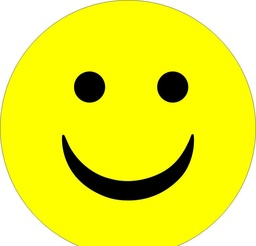
#> input picture img/laugh.jpg, 256 x 246 px, shrunk from 781 x 751 before the run
$ jupyter execute '聚类算法.ipynb'
#> lines starting #> are read from the running program, lines starting #| are printed output that depends on the picture
使用Kmeans进行图像压缩

[cell 1]
from skimage import io
from sklearn.cluster import KMeans
import numpy as np

image = io.imread('img/laugh.jpg')
#> image is the input picture: shape (246, 256, 3); mean R, G, B 237.2, 237.2, 50.7
io.imshow(image)
io.show()

rows = image.shape[0]
#> rows = 246
cols = image.shape[1]
#> cols = 256

image = image.reshape(rows * cols, 3)
kmeans = KMeans(n_clusters=128, n_init=10, max_iter=200)
kmeans.fit(image)

clusters = np.asarray(kmeans.cluster_centers_, dtype=np.uint8)
labels = np.asarray(kmeans.labels_, dtype=np.uint8)
labels = labels.reshape(rows, cols)

print(clusters.shape)
np.save('codebook_test.npy', clusters)
io.imsave('compressed_test.jpg', labels)
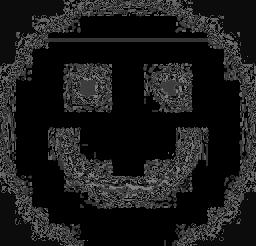
#> saved as compressed_test.jpg: shape (246, 256); min 0, max 156, mean 26.4
